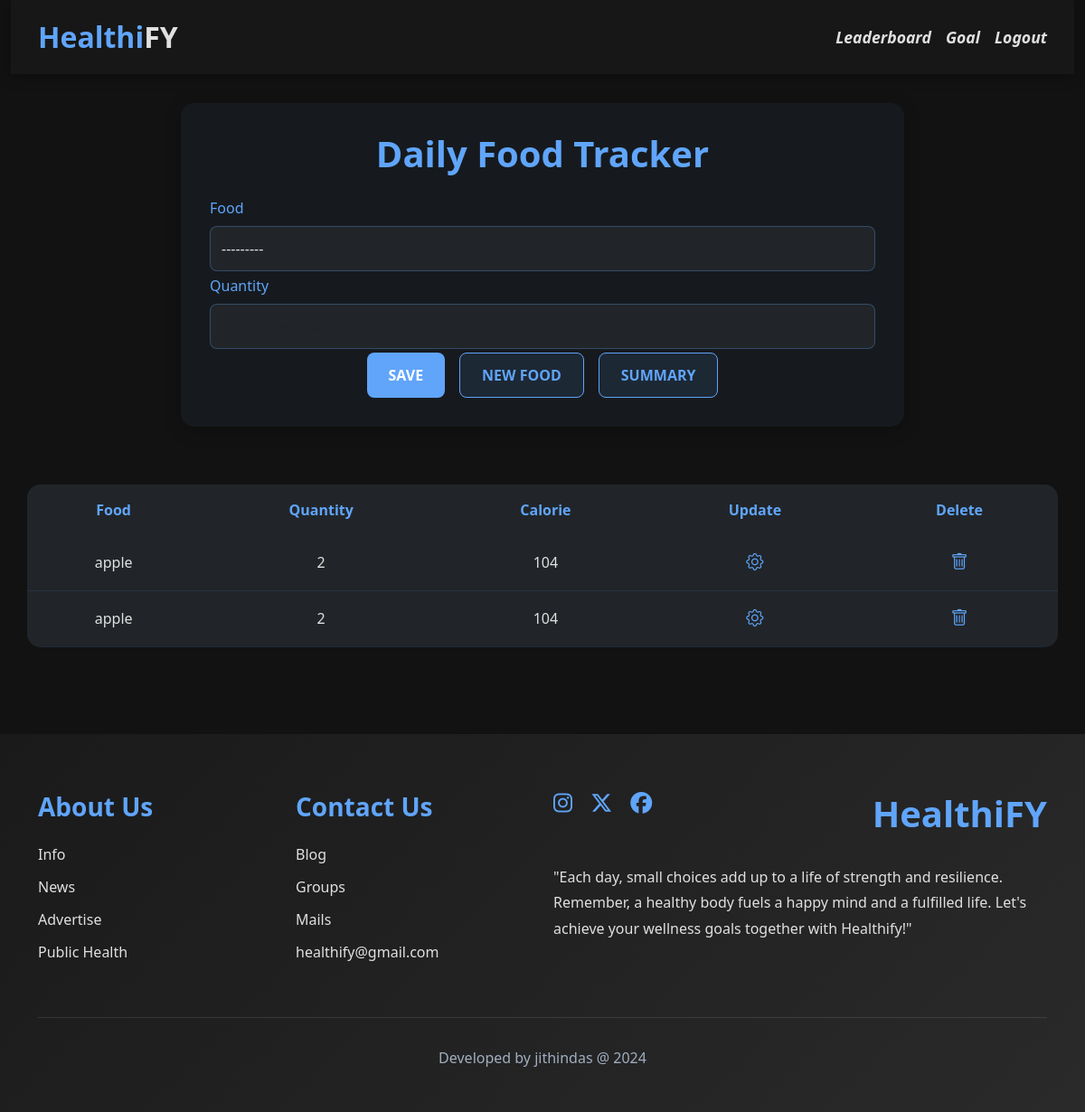
The page /add_food/ (signed in) on the database its author committed.
### web/models.py (models this page shows, shortened)
class UserFood(models.Model):
    user = models.ForeignKey(User, on_delete=models.CASCADE)
    food = models.ForeignKey(Foods, on_delete=models.CASCADE)
    quantity = models.PositiveIntegerField()
    total_calories = models.PositiveIntegerField()
    created_date=models.DateField(auto_now_add=True,null=True)
    upated_date=models.DateField(auto_now=True,null=True)
    is_active=models.BooleanField(default=True)

class Foods(models.Model):
    name=models.CharField(max_length=50,db_index=True,unique=True)
    calorie=models.PositiveIntegerField()
    def __str__(self):
        return self.name

### web/views.py (the view, shortened to what this page needs)
# urls.py: path('add_food/', Add_Userfood.as_view(), name='add_userfood'),
class Add_Userfood(View):
    def get(self,request,*args,**kwargs):
        form=UserFoodForm()
        today = timezone.now().date()
        datas=UserFood.objects.filter(user=request.user, created_date=today).order_by('-id')
        return render(request,"foodcalorie.html",{"form":form,"datas":datas})

### web/forms.py
class UserFoodForm(forms.ModelForm):
    class Meta:
        model = UserFood
        fields = ['food', 'quantity']
        read_only_fields=['user','total_calories']
        widgets = {
            'food': forms.Select(attrs={'class': 'form-control my-1'}),
            'quantity': forms.TextInput(attrs={'class': 'form-control my-1', 'placeholder': 'Enter how much . . .'}),
        }

### web/templates/foodcalorie.html (shortened to what this page needs)
<!DOCTYPE html>
<html lang="en">
<head>
    <link href="https://cdn.jsdelivr.net/npm/bootstrap@5.3.3/dist/css/bootstrap.min.css" rel="stylesheet">
    <link rel="stylesheet" href="https://cdnjs.cloudflare.com/ajax/libs/font-awesome/6.6.0/css/all.min.css">
    <link rel="stylesheet" href="https://cdn.jsdelivr.net/npm/bootstrap-icons@1.11.3/font/bootstrap-icons.min.css">
</head>
<body>
    <div class="container-fluid sticky-top">
        <header>
            <nav class="navbar navbar-expand-lg header">
                <div class="container">
                    <a class="navbar-brand" href="{% url 'profile' %}">
                        <span class="nav_heading">Healthi</span><span class="nav_heading_span">FY</span>
                    </a>
                    <div class="collapse navbar-collapse" id="navbarSupportedContent">
                        <div class="ms-auto d-flex flex-column flex-lg-row align-items-lg-center gap-lg-3">
                            <a href="{% url 'food_leaderboard' %}" class="navbar_link"><b><i>Leaderboard</i></b></a>
                            <a href="{% url 'food_goal' %}" class="navbar_link"><b><i>Goal</i></b></a>
                            <a href="{% url 'logout' %}" class="navbar_link"><b><i>Logout</i></b></a>
                        </div>
                    </div>
                </div>
            </nav>
        </header>
    </div>
    <div class="container main-content">
        <div class="food-form-section animate-fade-in">
            <h1 class="section-heading">Daily Food Tracker</h1>
            <form method="post">
                <div class="form-group">
                    <label for="id_food">Food</label>
                    {{ form.food }}
                </div>
                <div class="form-group">
                    <label for="id_quantity">Quantity</label>
                    {{ form.quantity }}
                </div>
                <div class="action-buttons d-flex justify-content-center">
                    <button class="btn btn-primary" type="submit">SAVE</button>
                    <a class="btn btn-secondary" href="{% url 'create_foodbyuser' %}">NEW FOOD</a>
                    <a class="btn btn-secondary" href="{% url 'food_summary' %}">SUMMARY</a>
                </div>
            </form>
        </div>
        {% if datas %}
        <div class="table-responsive animate-fade-in">
            <table class="food-table table table-dark table-hover text-center">
                <thead>
                    <tr>
                        <th>Food</th>
                        <th>Quantity</th>
                        <th>Calorie</th>
                        <th>Update</th>
                        <th>Delete</th>
                    </tr>
                </thead>
                <tbody>
                    {% for i in datas %}
                    <tr>
                        <td>{{ i.food }}</td>
                        <td>{{ i.quantity }}</td>
                        <td>{{ i.total_calories }}</td>
                        <td>
                            <a href="{% url 'update_food' i.id %}">
                                <i class="bi bi-gear action-icon"></i>
                            </a>
                        </td>
                        <td>
                            <a href="{% url 'delete_food' i.id %}">
                                <i class="bi bi-trash action-icon"></i>
                            </a>
                        </td>
                    </tr>
                    {% endfor %}
                </tbody>
            </table>
        </div>
        {% else %}
        <div class="empty-state animate-fade-in">
            <h2>You haven't logged any food today! Start tracking your meals now. 🍽️</h2>
        </div>
        {% endif %}
    </div>
    <div class="container-fluid footer">
        <div class="container">
            <div class="row">
                <div class="col-lg-6 col-md-6 col-sm-12 col-12">
                    <div class="row">
                        <div class="col-lg-6 col-md-6 col-sm-6 col-12">
                            <h3 class="footer_heading2">About Us</h3>
                            <p class="footer_text">Info</p>
                            <p class="footer_text">News</p>
                            <p class="footer_text">Advertise</p>
                            <p class="footer_text">Public Health</p>
                        </div>
                        <div class="col-lg-6 col-md-6 col-sm-6 col-12">
                            <h3 class="footer_heading2">Contact Us</h3>
                            <p class="footer_text">Blog</p>
                            <p class="footer_text">Groups</p>
                            <p class="footer_text">Mails</p>
                            <p class="footer_text">healthify@gmail.com</p>
                        </div>
                    </div>
                </div>
                <div class="col-lg-6 col-md-6 col-sm-12 col-12">
                    <div class="d-flex justify-content-between align-items-start">
                        <div class="social-icons">
                            <a href=""><i class="fa-brands fa-instagram footer_icon"></i></a>
                            <a href=""><i class="fa-brands fa-x-twitter footer_icon"></i></a>
                            <a href=""><i class="fa-brands fa-facebook footer_icon"></i></a>
                        </div>
                        <h1 class="footer_heading1">HealthiFY</h1>
                    </div>
                    <p class="footer_p">
                        "Each day, small choices add up to a life of strength and resilience. Remember, a healthy body
                        fuels a happy mind and a fulfilled life. Let's achieve your wellness goals together with
                        Healthify!"
                    </p>
                </div>
            </div>
            <p class="footer_p1">Developed by jithindas @ 2024</p>
        </div>
    </div>
</body>
</html>

### web/templates/foodcalorie.html (style rules this page uses)
* { margin: 0; padding: 0; box-sizing: border-box; }
body { background-color: #121212; color: #e0e0e0; min-height: 100vh; display: flex; flex-direction: column; }
.header { backdrop-filter: blur(12px); box-shadow: 0 2px 15px rgba(0, 0, 0, 0.3); padding: 0.75rem 0; background: rgba(25, 25, 25, 0.95); border: none !important; }
.nav_heading { font-size: clamp(1.5rem, 4vw, 2rem); color: #60a5fa; font-weight: 700; }
.nav_heading_span { font-size: clamp(1.5rem, 4vw, 2rem); color: #e0e0e0; font-weight: 700; }
.navbar_link { text-decoration: none; color: #e0e0e0; font-size: clamp(0.9rem, 2.5vw, 1.1rem); transition: all 0.3s ease; position: relative; padding: 0.5rem 0; }
.navbar_link:after { content: ''; position: absolute; width: 0; height: 2px; bottom: 0; left: 0; background-color: #60a5fa; transition: width 0.3s ease; }
.main-content { padding: 2rem 0; flex-grow: 1; }
.food-form-section { background: rgba(96, 165, 250, 0.05); border-radius: 15px; padding: 2rem; box-shadow: 0 4px 20px rgba(0, 0, 0, 0.2); margin-bottom: 2rem; max-width: 800px; margin-left: auto; margin-right: auto; }
.section-heading { color: #60a5fa; margin-bottom: 1.5rem; font-weight: 600; text-align: center; }
.form-group { flex: 1; margin: 0; }
.form-group label { display: block; margin-bottom: 0.5rem; color: #60a5fa; }
.form-group input, .form-group select { width: 100%; padding: 0.75rem; background: rgba(255, 255, 255, 0.05); border: 1px solid rgba(96, 165, 250, 0.3); border-radius: 8px; color: #e0e0e0; transition: all 0.3s ease; }
.action-buttons { gap: 1rem; }
.btn { padding: 0.75rem 1.5rem; border: none; border-radius: 8px; font-weight: 600; transition: all 0.3s ease; text-decoration: none; }
.btn-primary { background: #60a5fa; color: white; }
.btn-secondary { background: rgba(96, 165, 250, 0.1); color: #60a5fa; border: 1px solid #60a5fa; }
.food-table { background: rgba(96, 165, 250, 0.05); border-radius: 15px; overflow: hidden; margin-top: 2rem; }
.food-table thead { background: rgba(96, 165, 250, 0.1); }
.food-table th { color: #60a5fa; font-weight: 600; padding: 1rem; border-bottom: none; }
.food-table td { padding: 1rem; border-bottom: 1px solid rgba(96, 165, 250, 0.1); vertical-align: middle; color: #e0e0e0; }
.action-icon { font-size: 1.2rem; color: #60a5fa !important; transition: all 0.3s ease; }
.footer { background: linear-gradient(135deg, #1a1a1a 0%, #2a2a2a 100%); padding: 4rem 0 2rem; margin-top: 3rem; }
.footer_heading2 { color: #60a5fa; font-weight: 600; margin-bottom: 1.5rem; }
.footer_text { color: #e0e0e0; transition: all 0.3s ease; margin-bottom: 0.75rem; }
.footer_icon { color: #60a5fa; font-size: 1.5rem; margin-right: 1rem; transition: all 0.3s ease; }
.footer_heading1 { color: #60a5fa; font-weight: 700; }
.footer_p { color: #e0e0e0; margin-top: 1.5rem; line-height: 1.8; }
.footer_p1 { color: #a0aec0; text-align: center; margin-top: 3rem; padding-top: 2rem; border-top: 1px solid rgba(255, 255, 255, 0.1); }
.animate-fade-in { animation: fadeIn 0.5s ease-out forwards; }

### rows shown on the page
UserFood: food "apple", quantity "2", total_calories "104"
UserFood: food "apple", quantity "2", total_calories "104"
